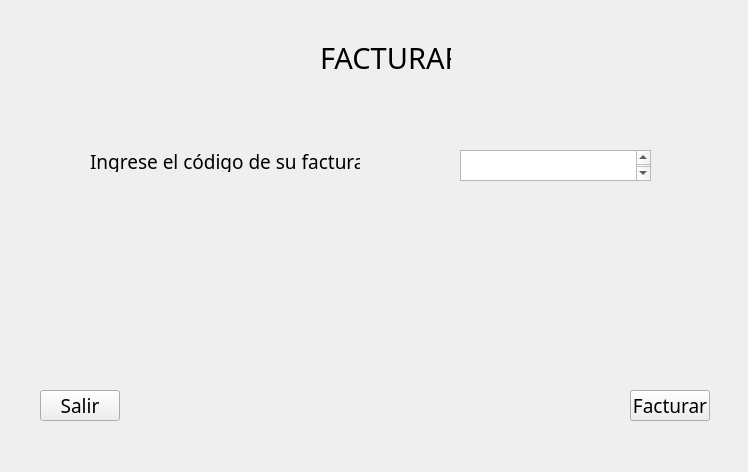
<?xml version="1.0" encoding="UTF-8"?>
<ui version="4.0">
 <class>Facturar</class>
 <widget class="QWidget" name="Facturar">
  <property name="geometry">
   <rect>
    <x>0</x>
    <y>0</y>
    <width>748</width>
    <height>472</height>
   </rect>
  </property>
  <property name="windowTitle">
   <string>Form</string>
  </property>
  <widget class="QLabel" name="label_24">
   <property name="geometry">
    <rect>
     <x>320</x>
     <y>40</y>
     <width>131</width>
     <height>36</height>
    </rect>
   </property>
   <property name="font">
    <font>
     <family>HP Simplified Light</family>
     <pointsize>22</pointsize>
    </font>
   </property>
   <property name="text">
    <string>FACTURAR</string>
   </property>
  </widget>
  <widget class="QTextEdit" name="txtCodFactura">
   <property name="geometry">
    <rect>
     <x>460</x>
     <y>150</y>
     <width>191</width>
     <height>31</height>
    </rect>
   </property>
   <property name="font">
    <font>
     <family>HP Simplified Light</family>
     <pointsize>12</pointsize>
    </font>
   </property>
  </widget>
  <widget class="QLabel" name="label_18">
   <property name="geometry">
    <rect>
     <x>90</x>
     <y>150</y>
     <width>270</width>
     <height>22</height>
    </rect>
   </property>
   <property name="font">
    <font>
     <family>HP Simplified Light</family>
     <pointsize>14</pointsize>
    </font>
   </property>
   <property name="text">
    <string>Ingrese el código de su factura:</string>
   </property>
  </widget>
  <widget class="QPushButton" name="btSalir">
   <property name="geometry">
    <rect>
     <x>40</x>
     <y>390</y>
     <width>80</width>
     <height>31</height>
    </rect>
   </property>
   <property name="font">
    <font>
     <family>HP Simplified Light</family>
     <pointsize>14</pointsize>
    </font>
   </property>
   <property name="cursor">
    <cursorShape>PointingHandCursor</cursorShape>
   </property>
   <property name="text">
    <string>Salir</string>
   </property>
  </widget>
  <widget class="QPushButton" name="btFacturar">
   <property name="geometry">
    <rect>
     <x>630</x>
     <y>390</y>
     <width>80</width>
     <height>31</height>
    </rect>
   </property>
   <property name="font">
    <font>
     <family>HP Simplified Light</family>
     <pointsize>14</pointsize>
    </font>
   </property>
   <property name="cursor">
    <cursorShape>PointingHandCursor</cursorShape>
   </property>
   <property name="text">
    <string>Facturar</string>
   </property>
  </widget>
 </widget>
 <resources/>
 <connections/>
</ui>
